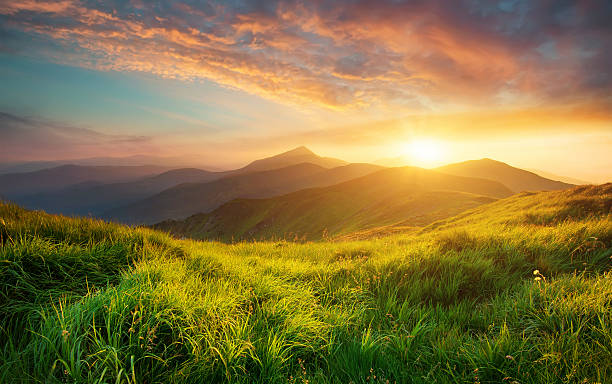
#> input picture OpenCV/Project/stackImage/nature.jpg, 612 x 384 px, found by its file name
$ python main.py
#> lines starting #> are read from the running program, lines starting #| are printed output that depends on the picture
import cv2
#import imutils

# read the images
img = cv2.imread('nature.jpg')
#> img is the input picture: shape (384, 612, 3); mean B, G, R 66.6, 117.5, 134.5
img1 = cv2.imread('nature_1.jpg')
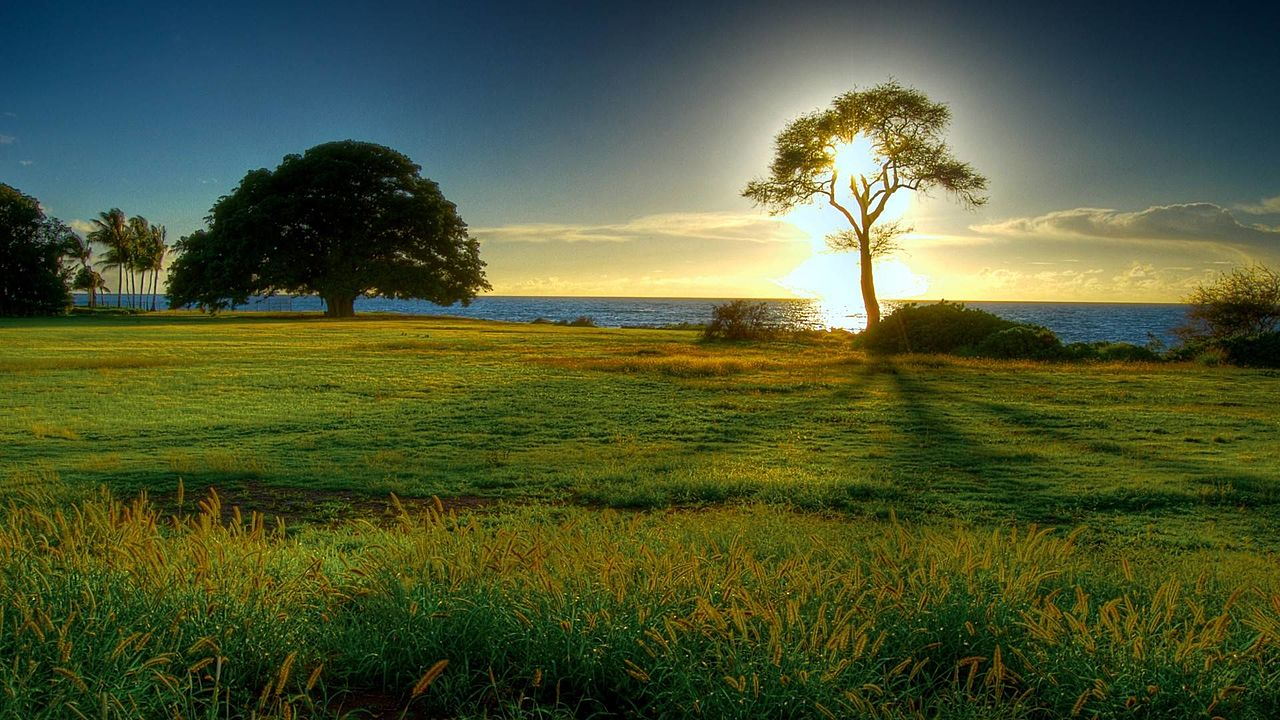
#> input picture OpenCV/Project/stackImage/nature_1.jpg, 1280 x 720 px, found by its file name
#> img1 is the input picture: shape (720, 1280, 3); mean B, G, R 53.1, 88, 77.7
img2 = cv2.imread('nature_2.jpg')
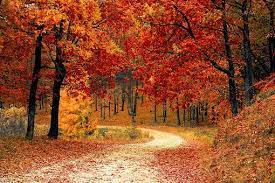
#> input picture OpenCV/Project/stackImage/nature_2.jpg, 275 x 183 px, found by its file name
#> img2 is the input picture: shape (183, 275, 3); mean B, G, R 46.3, 78.4, 146.6

arr = [[img],[img1,img2]]

add = []
